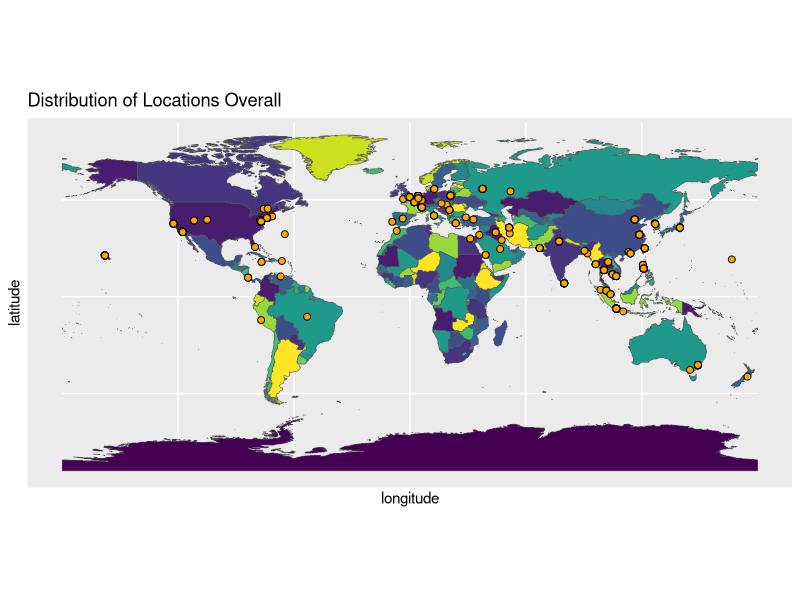
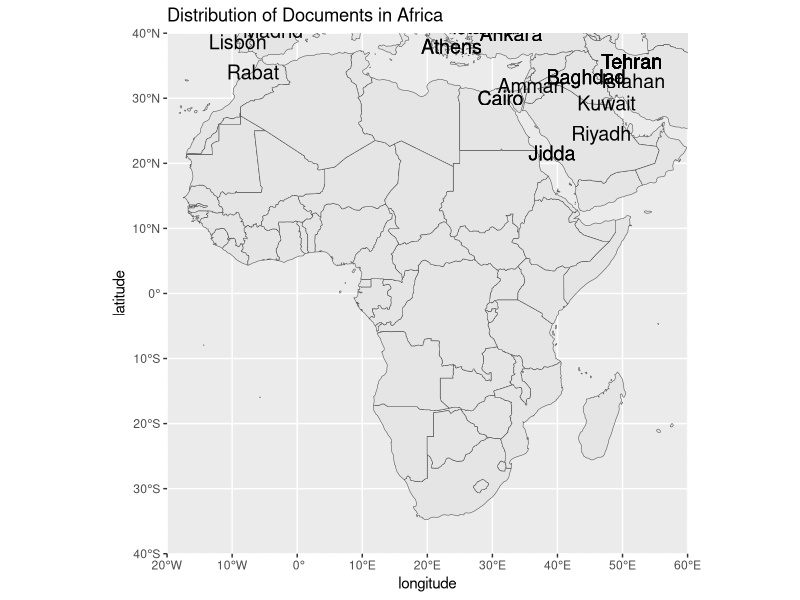
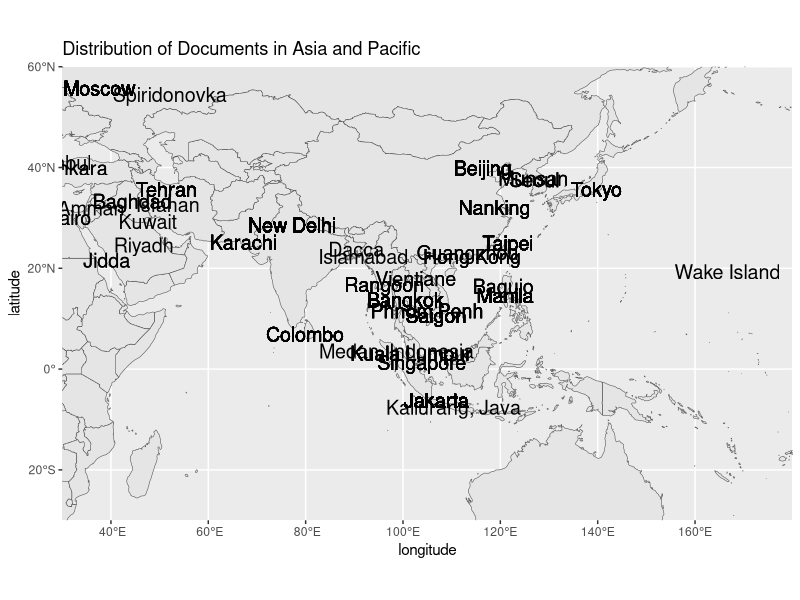
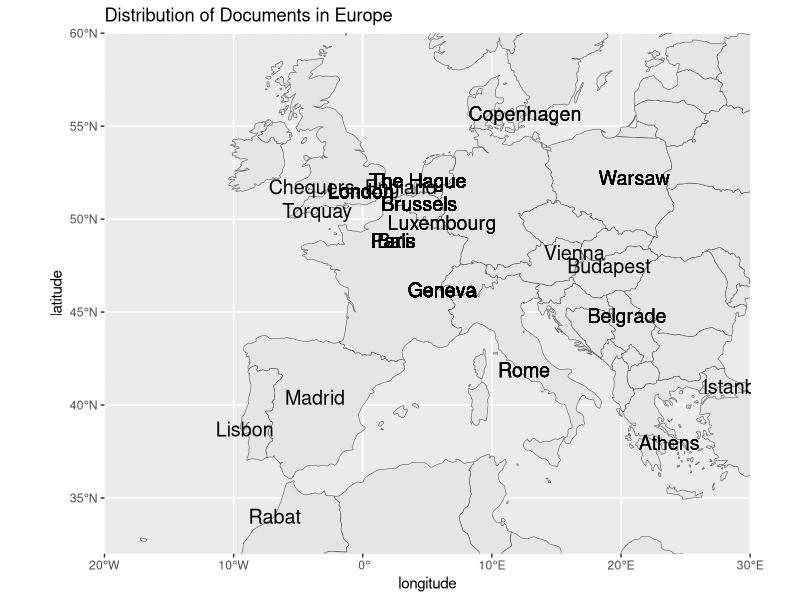
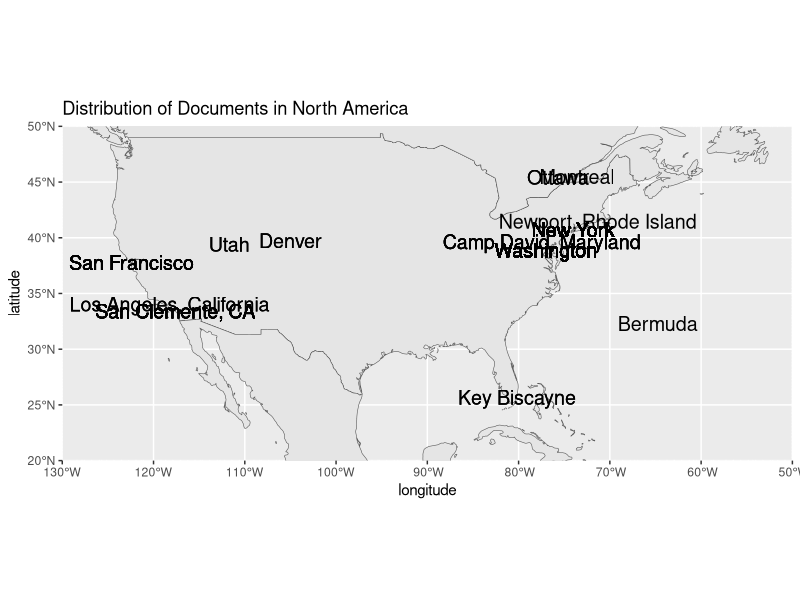
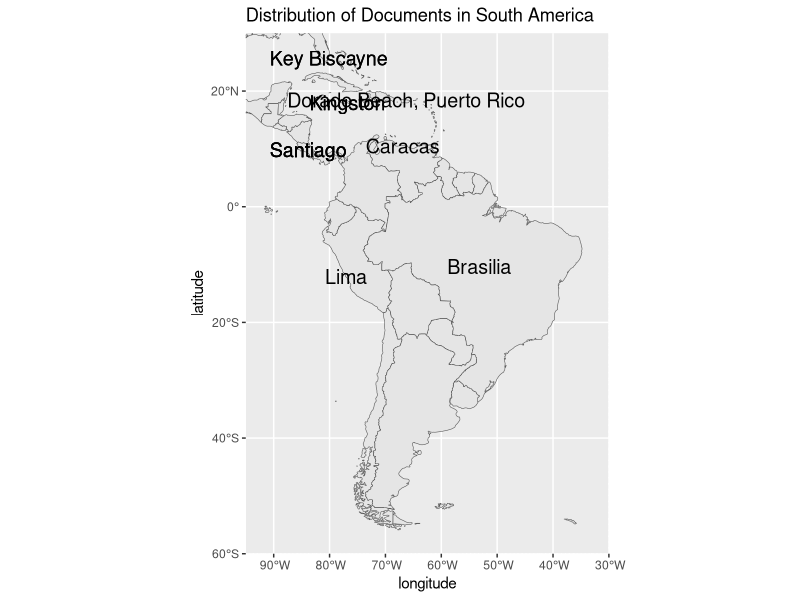
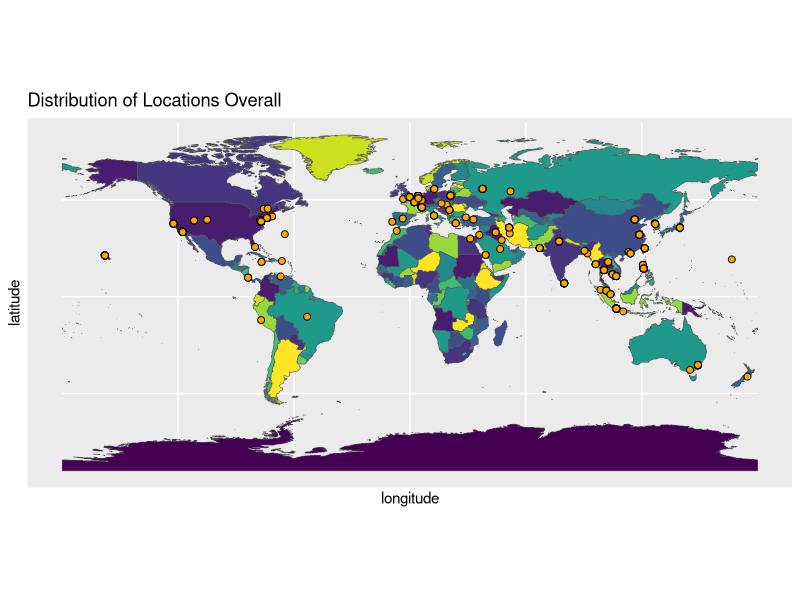
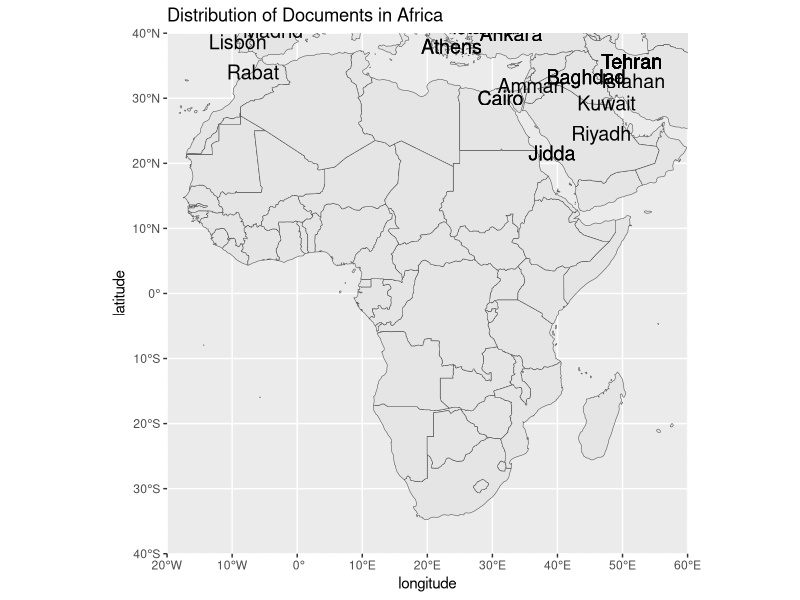

R code for these plots, in order:
# Visualizing Data Part 4
# Scatter Plots
# Method from https://www.r-spatial.org/r/2018/10/25/ggplot2-sf.html

# Load required packages
require(ggplot2)
require("rnaturalearth")
require("rnaturalearthdata")
require("sf")
require(viridis)
require(stringr)

# Read cleaned and geocoded data and store in objects
indon_geocode <- read.csv("../data/indon-geocode.csv", stringsAsFactors = F)

# Plot global map
world <- ne_countries(scale = "medium", returnclass = "sf")
ggplot(data = world) +
  geom_sf(aes(fill = as.factor(mapcolor13)), show.legend = FALSE) +
  scale_fill_viridis_d(option = "viridis") +
  geom_point(data = indon_geocode, aes(x = long, y = lat), shape = 21, color = "black", fill = "orange", size = 2, show.legend = FALSE) +
  xlab("longitude") +
  ylab("latitude") +
  ggtitle("Distribution of Locations Overall")
ggsave(filename="plots/loc-overall.jpeg", width = 5, height = 3)

# Create vectors of geographical boundaries of regions
lat_upp <- c(40, 60, 60, 50, 30)
lat_low <- c(-40, -30, 32, 20, -60)
long_upp <- c(60, 180, 30, -50, -30) 
long_low <- c(-20, 30, -20, -130, -95)
region <- c("Africa","Asia and Pacific", "Europe", "North America", "South America")

# Plot regional maps
for (i in 1:5) {
  print(ggplot(data = world) +
          geom_sf() +
          geom_text(data = indon_geocode, aes(x = long, y = lat, label = location), size = 5, color = "black") +
          coord_sf(xlim = c(long_low[i], long_upp[i]), ylim = c(lat_low[i], lat_upp[i]), expand = FALSE) + 
          xlab("longitude") +
          ylab("latitude") +
          ggtitle(str_c("Distribution of Documents in ", region[i])))
  ggsave(filename=str_c("../plots/distri-",str_replace_all(str_to_lower(region[i]), fixed(" "), ""), ".jpeg"), width = 5, height = 5)
}
